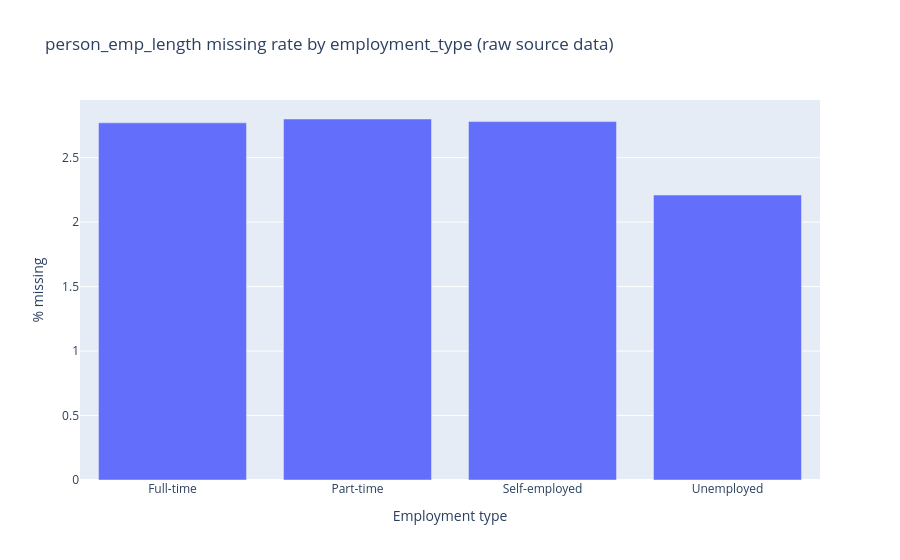

Notebook code cell kept with this figure:
### Code cell
missing_emp_by_type = (raw.groupby('employment_type')['person_emp_length']
                        .apply(lambda s: s.isna().mean() * 100)
                        .round(2)
                        .reset_index(name='pct_missing'))

fig_missing_emp = px.bar(
    missing_emp_by_type, x='employment_type', y='pct_missing',
    title='person_emp_length missing rate by employment_type (raw source data)',
    labels={'pct_missing': '% missing', 'employment_type': 'Employment type'},
)
fig_missing_emp.show()
missing_emp_by_type

### Figure 1 — Plotly figure (JSON) as saved in the notebook; plotly's stock layout.template omitted (floating-point values rounded to 4 significant figures)
{"data": [{"hovertemplate": "Employment type=%{x}<br>% missing=%{y}<extra></extra>", "legendgroup": "", "marker": {"color": "#636efa", "pattern": {"shape": ""}}, "name": "", "orientation": "v", "showlegend": false, "textposition": "auto", "type": "bar", "x": ["Full-time", "Part-time", "Self-employed", "Unemployed"], "xaxis": "x", "y": [2.77, 2.8, 2.78, 2.21], "yaxis": "y"}], "layout": {"barmode": "relative", "legend": {"tracegroupgap": 0}, "title": {"text": "person_emp_length missing rate by employment_type (raw source data)"}, "xaxis": {"anchor": "y", "domain": [0, 1], "title": {"text": "Employment type"}}, "yaxis": {"anchor": "x", "domain": [0, 1], "title": {"text": "% missing"}}}}
